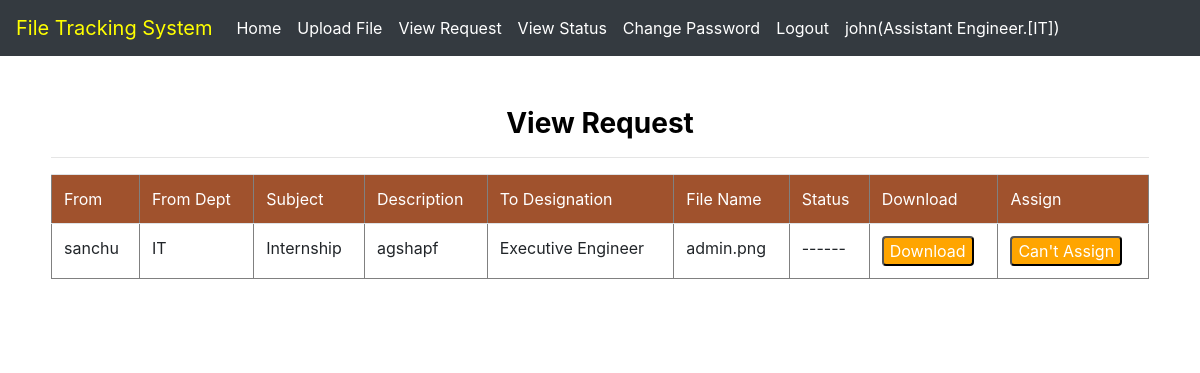
The page /viewfile/ (signed in) on the database its author committed.
### file/models.py (models this page shows, shortened)
class Employee(models.Model):
    user=models.ForeignKey(User,on_delete=models.CASCADE,null=True)
    d_birth=models.DateField(null=True,blank=True,auto_now_add=False)
    gen=models.CharField(max_length=30,null=True)
    department=models.ForeignKey(Department,on_delete=models.CASCADE,null=True)
    type=models.ForeignKey(Type,on_delete=models.CASCADE,null=True)
    add=models.CharField(max_length=100,null=True)
    mobile=models.IntegerField(null=True)

class Type(models.Model):
    type=models.CharField(max_length=100,null=True)

class Department(models.Model):
    dept = models.CharField(max_length=100,null=True)

class Uploadfile(models.Model):
    status=models.ForeignKey(Status,on_delete=models.CASCADE,null=True)
    type=models.ForeignKey(Type,on_delete=models.CASCADE,null=True)
    emp=models.ForeignKey(Employee,on_delete=models.CASCADE,null=True)
    department=models.ForeignKey(Department,on_delete=models.CASCADE,null=True)
    sub=models.CharField(max_length=100,null=True)
    des=models.CharField(max_length=500,null=True)
    file=models.FileField(null=True)

### file/views.py (the view)
# urls.py: path('viewfile/', viewfile, name='viewfile'),
def viewfile(request):
    emp1=Uploadfile.objects.all()
    user = User.objects.get(username=request.user.username)
    emp_type = Employee.objects.get(user=user)
    d={'data1': emp1,'emp':emp_type}
    return render(request,'viewfile.html',d)

### file/templates/viewfile.html (shortened to what this page needs)
{% extends 'navigation.html' %}
{% block body %}
<div align="center" style="color:Black;border:1px solid white;border-radius:8px;background-color:white;padding:50px">
<center><h3><strong>View Request</strong></h3><hr></center>
<div align="center">
<table id="myTable" border="1px" style="width:100%;border-radius:8px" class="table table-border">
        <thead style="background-color:#a0522d;color:white">
        <tr>
            <td> From</td>
            <td> From Dept</td>
            <td> Subject</td>
            <td> Description</td>
            <td> To Designation</td>
            <td> File Name</td>
            <td> Status </td>
            <td> Download</td>
            <td> Assign</td>
        </tr>
         </thead>
    {% for i in data1 %}
       {% ifnotequal request.user.username i.emp.user.username %}
    {% if i.type.id > emp.type.id  %}
        {% ifequal i.status.status "pending" %}
        <tr>
            <td> {{i.emp.user.username}}</td>
            <td> {{i.emp.department.dept}}</td>
            <td> {{i.sub}}</td>
            <td> {{i.des}}</td>
            <td> {{i.type.type}}</td>
            <td> {{i.file}}</td>
            <td> ------ </td>
            <td><button><a  href="{{i.file.url}}" download>Download</a></button></td>
            <td><button>Can't Assign</button></td>
        </tr>
    {% endifequal %}
    {% endif %}
    {% endifnotequal %}
        {% endfor %}
</table>
</div>
</div>
{% endblock %}

### file/templates/navigation.html (shortened to what this page needs)
<!DOCTYPE html>
<html lang="en">
{% load static %}
<head>
    <link rel="stylesheet" href="https://stackpath.bootstrapcdn.com/bootstrap/4.4.1/css/bootstrap.min.css">
</head>
<body>
<nav class="navbar navbar-expand-lg navbar-light bg-dark" >
  <a class="navbar-brand" href="#" style="color:yellow">File Tracking System</a>
  <div class="collapse navbar-collapse" id="navbarNavDropdown">
    <ul class="navbar-nav">
      <li class="nav-item active">
        <a class="nav-link" href="{% url 'home' %}" style="color:white">Home <span class="sr-only">(current)</span></a>
      </li>
        {% if request.user.is_staff %}
      <li class="nav-item">
        <a class="nav-link" href="{% url 'add_employee' %}" style="color:white">Add Employee</a>
      </li>
      <li class="nav-item">
        <a class="nav-link" href="{% url 'viewdata' %}" style="color:white">View Employee</a>
      </li>
        <li class="nav-item">
        <a class="nav-link" href="{% url 'logout' %}" style="color:white">Logout</a>
      </li>
        {% elif request.user.username %}
        <li class="nav-item">
        <a class="nav-link" href="{% url 'uploadfile' %}" style="color:white">Upload File</a>
      </li>
      <li class="nav-item">
        <a class="nav-link" href="{% url 'viewfile' %}" style="color:white">View Request</a>
      </li><li class="nav-item">
        <a class="nav-link" href="{% url 'viewstatus' %}" style="color:white">View Status</a>
      </li>
      <li class="nav-item">
        <a class="nav-link" href="{% url 'c_password' %}" style="color:white">Change Password</a>
      </li>
        <li class="nav-item">
        <a class="nav-link" href="{% url 'logout' %}" style="color:white">Logout</a>
      </li>
        <li class="nav-item">
        <a class="nav-link" href="" style="color:white;float:right" align="right">{{request.user.username}}({{emp.type.type}}.[{{emp.department.dept}}])</a>
      </li>
        {% endif %}
          </ul>
  </div>
</nav>
{% block body %}
{% endblock %}
</body>
</html>

### file/templates/navigation.html (style rules this page uses)
a { color:white; }

### file/templates/viewfile.html (style rules this page uses)
button { border:1 px solid orange; border-radius:4px; color:white; background-color:orange; }

### rows shown on the page
Employee: type.type "Assistant Engineer", department.dept "IT"
Uploadfile: emp.user.username "sanchu", emp.department.dept "IT", sub "Internship", des "agshapf", type.type "Executive Engineer", file "admin.png"

### other values the page prints
{{ request.user.username }} "john"
